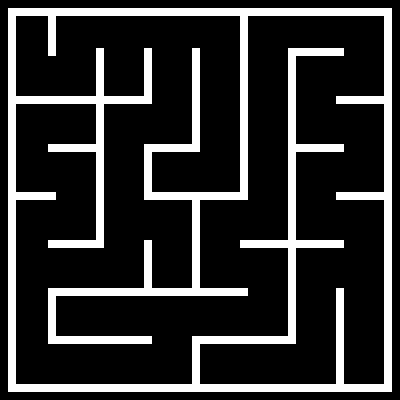

The image is a tile-based game level rendered from a .tmx file. Its description and source (layers, tilesets, objects; grid data summarised) follow:
An orthogonal 50x50 tile map with 8x8 px tiles, 1 tile layer (Background) and 38 objects (4x Painter, Player, Checkpoint).

<map version="1.10" tiledversion="1.10.2" orientation="orthogonal" renderorder="right-down" width="50" height="50" tilewidth="8" tileheight="8" infinite="0" nextlayerid="4" nextobjectid="40">
 <tileset firstgid="1" source="Mazeball.tsx" />
 <layer id="1" name="Background" width="50" height="50">
  <data>[2500 cells, 478 non-empty, 1 distinct tile ids]</data>
 </layer>
 <objectgroup id="2" name="Spawnpoints">
  <object id="33" name="Player" type="Player" x="156" y="19" width="30" height="30" />
  <object id="34" name="Painter" type="Painter" x="349" y="350" width="30" height="30">
   <properties>
    <property name="colour" value="Yellow" />
   </properties>
  </object>
  <object id="35" name="Painter" type="Painter" x="58" y="108" width="30" height="30">
   <properties>
    <property name="colour" value="Blue" />
   </properties>
  </object>
  <object id="36" name="Painter" type="Painter" x="157" y="252" width="30" height="30">
   <properties>
    <property name="colour" value="Green" />
   </properties>
  </object>
  <object id="37" name="Painter" type="Painter" x="157" y="156" width="30" height="30">
   <properties>
    <property name="colour" value="Red" />
   </properties>
  </object>
  <object id="39" name="Checkpoint" type="Checkpoint" x="199.5" y="369.5">
   <polygon points="0,0 32.25,-0.25 32,14.75 0.25,14.5" />
  </object>
 </objectgroup>
 <objectgroup id="3" name="Walls">
  <object id="1" x="8.25" y="8">
   <polygon points="0,0 383.5,0.5 383.5,7.75 0,7.25" />
  </object>
  <object id="2" x="8.5" y="16">
   <polygon points="0,0 7.25,0 7.5,375.75 -0.75,376" />
  </object>
  <object id="3" x="16.25" y="384.25">
   <polygon points="0,0 0.25,8 376,7.5 375.5,-0.25" />
  </object>
  <object id="4" x="192.25" y="336.25">
   <polygon points="0,0 7.75,-0.25 7.5,47.25 -0.5,47.25" />
  </object>
  <object id="5" x="200" y="336.25">
   <polygon points="0,0 96,-0.25 95.75,7.5 0.25,8" />
  </object>
  <object id="6" x="287.75" y="48.25">
   <polygon points="0,0 8.5,0 7.75,287.25 0,287" />
  </object>
  <object id="7" x="296.25" y="48.25">
   <polygon points="0,0 47.5,-0.25 47.5,7.5 -0.25,7.75" />
  </object>
  <object id="8" x="336" y="95.75">
   <polygon points="0,0 48,0.5 48.25,8.5 0,8.5" />
  </object>
  <object id="9" x="383.75" y="16.25">
   <polygon points="0,0 8.25,0 7.75,368 0.25,367.5" />
  </object>
  <object id="10" x="295.75" y="144">
   <polygon points="0,0 48,-0.25 47.75,7.75 0.75,8" />
  </object>
  <object id="11" x="336.25" y="192.25">
   <polygon points="0,0 47.25,0 47.5,7.25 0,7.75" />
  </object>
  <object id="12" x="296" y="240">
   <polygon points="0,0 48,0.25 47.75,8 -0.5,8" />
  </object>
  <object id="13" x="336" y="288.5">
   <polygon points="0,0 7.5,0.25 7.75,95 0,95" />
  </object>
  <object id="14" x="240.5" y="240.5">
   <polygon points="0,0 46.75,-0.5 46.75,7.5 -0.5,7.5" />
  </object>
  <object id="15" x="247.5" y="288.5">
   <polygon points="0,0 0.25,7.25 -199.25,7.25 -199.25,-0.5" />
  </object>
  <object id="16" x="48" y="296.25">
   <polygon points="0,0 8,0 8.25,47.75 -0.25,47.5" />
  </object>
  <object id="17" x="56.25" y="336.75">
   <polygon points="0,0 95.5,-0.25 95.5,7.25 0.5,7" />
  </object>
  <object id="18" x="144.25" y="240.25">
   <polygon points="0,0 7.5,0 7.25,47.75 -0.25,47.5" />
  </object>
  <object id="19" x="191.75" y="200">
   <polygon points="0,0 8.25,0 7.75,87.75 0,88" />
  </object>
  <object id="20" x="143.5" y="192">
   <polygon points="0,0 104.25,0 104.75,7.75 0.5,7.75" />
  </object>
  <object id="21" x="144" y="144.25">
   <polygon points="0,0 8,0 8,47.25 0.25,47.25" />
  </object>
  <object id="22" x="152.75" y="144.25">
   <polygon points="0,0 47,0 47.25,7.5 -0.25,7.5" />
  </object>
  <object id="23" x="192.25" y="48.75">
   <polygon points="0,0 7.5,-0.25 7.5,95 -0.25,95.25" />
  </object>
  <object id="24" x="240.25" y="16">
   <polygon points="0,0 7.5,0 7.5,176.25 -0.25,175.75" />
  </object>
  <object id="25" x="48" y="16.25">
   <polygon points="0,0 8,-0.25 7.75,39.5 0,39.5" />
  </object>
  <object id="26" x="16" y="96.25">
   <polygon points="0,0 136,0 136.25,7.5 0,7.5" />
  </object>
  <object id="27" x="95.75" y="48.5">
   <polygon points="0,0 8.25,-0.25 8.5,47.5 0,47.5" />
  </object>
  <object id="28" x="144" y="48.25">
   <polygon points="0,0 8,0 8,48.25 -0.5,48" />
  </object>
  <object id="29" x="96" y="104.5">
   <polygon points="0,0 7.5,-0.25 7.5,143.25 -0.25,143" />
  </object>
  <object id="30" x="48.25" y="144.25">
   <polygon points="0,0 47.25,-0.25 47,7.25 0.25,7.75" />
  </object>
  <object id="31" x="16.25" y="192.5">
   <polygon points="0,0 39.25,-0.5 39.25,7.5 -0.25,7.25" />
  </object>
  <object id="32" x="48.25" y="240.75">
   <polygon points="0,0 47.25,0 47.25,6.75 0,6.75" />
  </object>
 </objectgroup>
</map>
